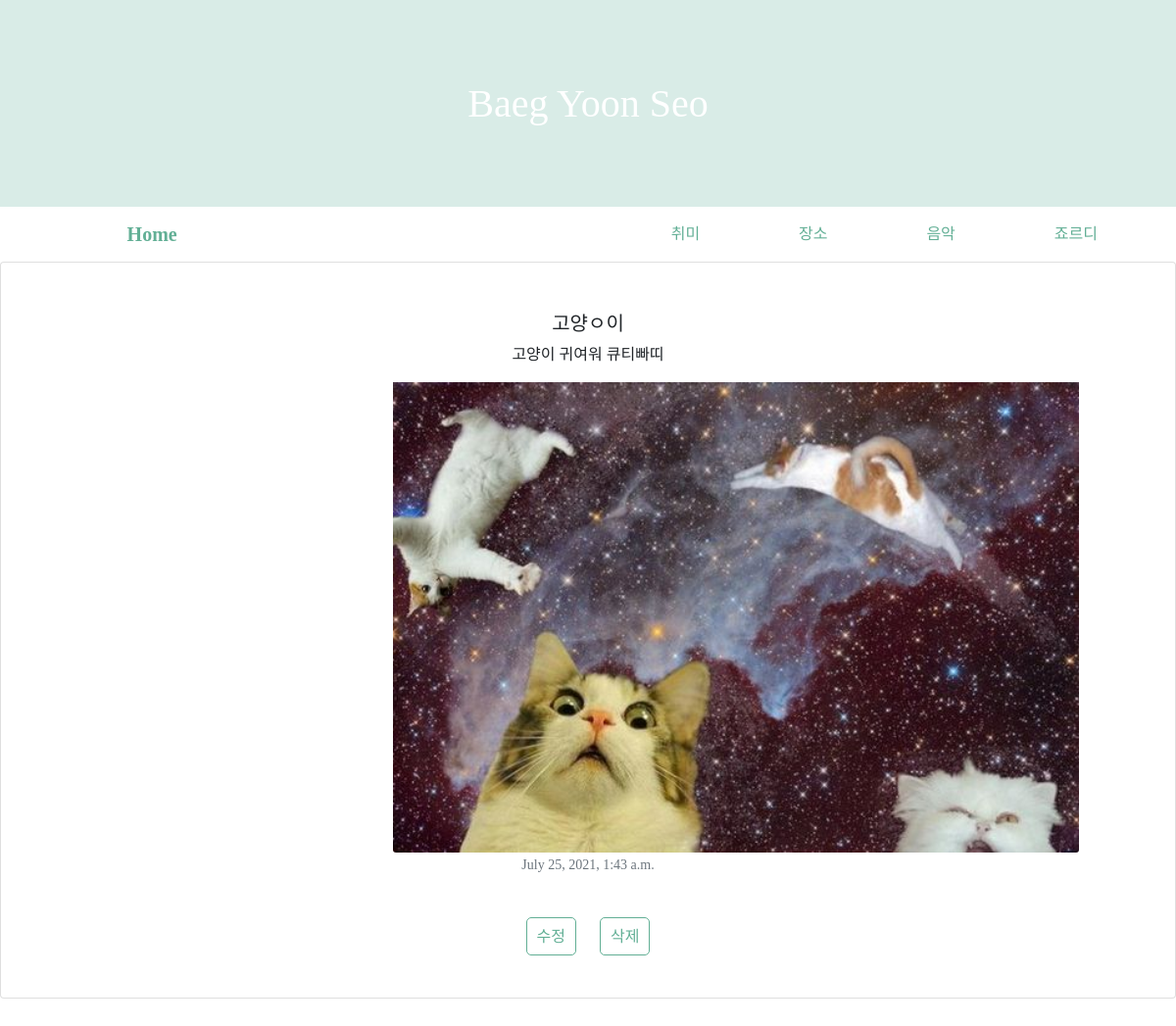
Screenshot of /bgyoon/detail/1 with the database file from the repository.
### bgapp/models.py (models this page shows, shortened)
class Bgyoon(models.Model):
    title = models.CharField(max_length=200)
    pub_date = models.DateTimeField('date_published')
    body = models.TextField()
    image = models.ImageField(upload_to = "bgapp/", blank = True, null = True)

### bgapp/views.py (the view)
# urls.py: path('detail/<str:id>', detail, name="detail"),
def detail(request, id):
    details = get_object_or_404(Bgyoon, pk=id)
    return render(request, 'detail.html', {'details':details})

### bgapp/templates/detail.html
{% extends 'base.html' %}
{% block content%}
<div class="card" id="card">
    <div class="card-body" id="card-body">
        <h5 class="card-title">{{details.title}}</h5>
        <p class="card-text">{{details.body}}</p>
        <img src="{{details.image.url}}" class="card-img-bottom" alt="...">
        <p class="card-text"><small class="text-muted">{{details.pub_date}}</small></p>
        <div class="detail-btn">
            <a class="edit" href="{% url 'edit' details.id %}">수정</a>
            <a class="delete" href="{% url 'delete' details.id %}">삭제</a>
        </div>
    </div>
</div>
{% endblock %}

### bgyoons/templates/base.html (style rules this page uses)
* { font-family: 'Pretendard-Regular'; width: 100%; }
.more, .nav-link, #home, .edit, .delete, .more:hover, .nav-link:hover, #home:hover { text-decoration: none; color: rgb(98, 175, 149); }
#card { text-align: center; margin-bottom: 100px; }
#card-body { padding: 50px 400px; }
#card img { width: 700px; }
.detail-btn { margin-top: 50px; }
.edit, .delete { border-radius: 5px; border: 1px solid rgb(98, 175, 149); padding: 10px; margin: 0 10px; }

### rows the page displays
Bgyoon: title "고양ㅇ이", body "고양이 귀여워 큐티빠띠", image (picture), pub_date "July 25, 2021, 1:43 a.m."
